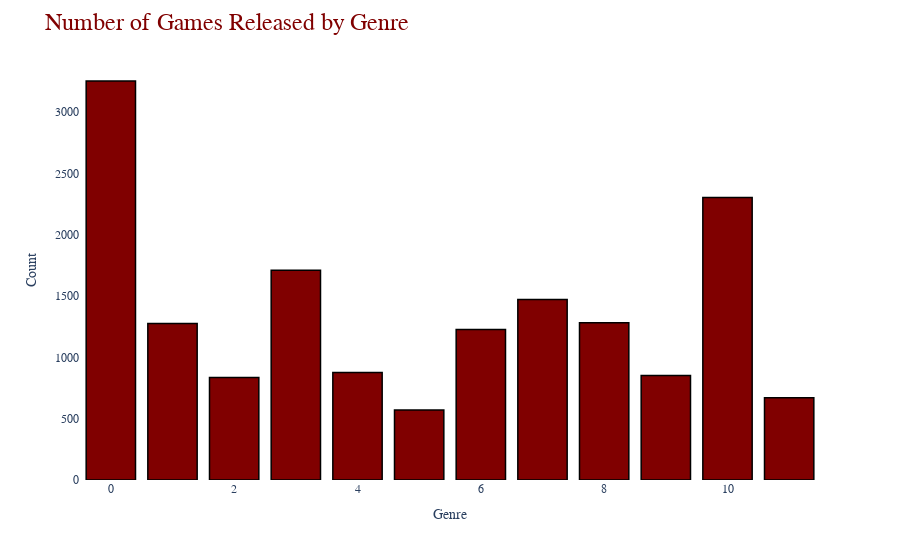

Write notebook code for a chart like this one.
### Code cell
import plotly.express as px

genre_count = df1['Genre'].value_counts()

fig = px.bar(x=genre_count.index, y=genre_count.values)
fig.update_traces(marker_color='maroon', marker_line_color='black', marker_line_width=1.5)
fig.update_layout(
    title='Number of Games Released by Genre',
    xaxis_title='Genre',
    yaxis_title='Count',
    xaxis_showgrid=False,
    yaxis_showgrid=False,
    plot_bgcolor='white',
    font_family='Arial',
    title_font_size=24,
    title_font_color='maroon',
    xaxis_tickfont_size=12,
    yaxis_tickfont_size=12
)
fig.show()

### Figure 1 — Plotly figure (JSON) as saved in the notebook; plotly's stock layout.template omitted (floating-point values rounded to 4 significant figures)
{"data": [{"alignmentgroup": "True", "hovertemplate": "x=%{x}<br>y=%{y}<extra></extra>", "legendgroup": "", "marker": {"color": "maroon", "line": {"color": "black", "width": 1.5}, "pattern": {"shape": ""}}, "name": "", "offsetgroup": "", "orientation": "v", "showlegend": false, "textposition": "auto", "type": "bar", "x": [0, 10, 3, 7, 8, 1, 6, 4, 9, 2, 11, 5], "xaxis": "x", "y": [3253, 2304, 1710, 1471, 1282, 1276, 1226, 876, 851, 836, 671, 571], "yaxis": "y"}], "layout": {"barmode": "relative", "font": {"family": "Arial"}, "legend": {"tracegroupgap": 0}, "margin": {"t": 60}, "plot_bgcolor": "white", "title": {"font": {"color": "maroon", "size": 24}, "text": "Number of Games Released by Genre"}, "xaxis": {"anchor": "y", "domain": [0, 1], "showgrid": false, "tickfont": {"size": 12}, "title": {"text": "Genre"}}, "yaxis": {"anchor": "x", "domain": [0, 1], "showgrid": false, "tickfont": {"size": 12}, "title": {"text": "Count"}}}}
